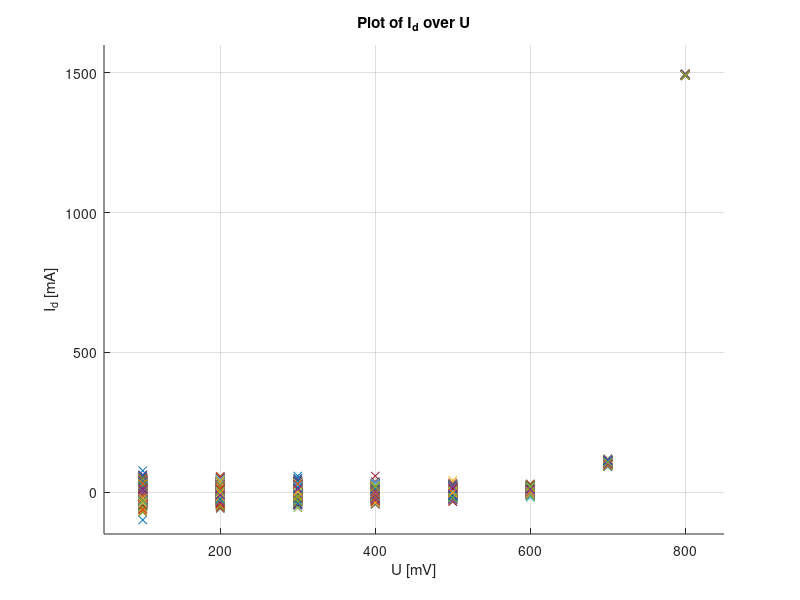
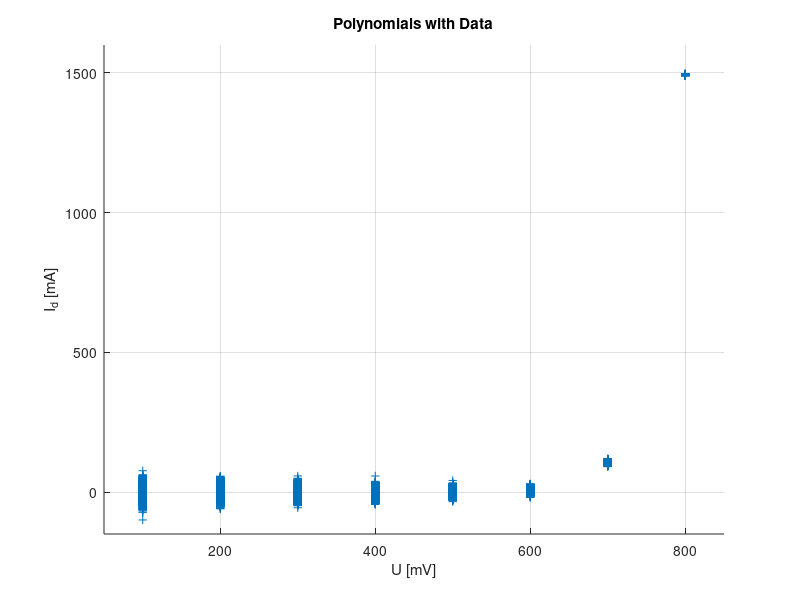

Write MATLAB code to recreate these figures, in order. (Note: this script raises an error after producing the figures.)
% Modelling and System Identification Excercise 3
%
%   Juliane Weilbach, M.Nr.
%   Marius Weisshap,  M.Nr.
%

close all;
clear all;
clc;
tic;

% Task 3
% Section a)

%Load the data from the supplied file, Data.mat
load('exercise2_data.mat');
num_data = 16000/8;
size_data_set = 8;
u=zeros(size_data_set, num_data);
i=zeros(size_data_set, num_data);

%Extract the Data to vectors
u(:)=data(:,1);
i(:)=data(:,2);

%Prepare the figure with labels
figure('Name', 'Plot of Data');
title('Plot of I_d over U');
xlabel('U [mV]');
ylabel('I_d [mA]');
axis([50 850 -150 1600]);
grid on;
hold on;

%Plot all the data into one Plot
for it=1:num_data
plot(u((1:8), it), i((1:8), it), 'x');
end

%Section c)
figure('Name', 'Data with Polynomials of different orders');
title('Polynomials with Data');
xlabel('U [mV]');
ylabel('I_d [mA]');
axis([50 850 -150 1600]);
grid on;
hold on;
plot_data = plot(data(1:16000,1),data(1:16000,2), '+');
plot_data.Annotation.LegendInformation.IconDisplayStyle = 'off';

high_polyn = 3;
to_plot = [2 3];

for it_o=1:high_polyn-1
    %Input data length/Length of the input vectors to be used in LS
    %Approximation
    N = 16;
    %Order of Polynomial to fit:
    d = it_o + 1;
    %Number of Coefficients in Polynomial/Theta
    num_coeff = d + 1;


    %Dependant variable
    %Transposing in order to receive columnvector
    %Names chosen for consistency with the script
    y=i(1:N)';
    
    %Preallocate memory for the Regression matrix
    PHI=ones(N,num_coeff);

    %Fill in the matrix data, directly compute the powers
    for it=1:num_coeff
        PHI(:,it)=u(1:N).^(it-1);    
    end

    %Compute the Pseudo inverse of the data
    pinv_PHI=pinv(PHI);

    %Compute the coefficients from LS norm by calculating the minimizer of 
    %the objective function Section d)
    %
    %   Invertible because Matrix has full rank
% 
%     PHI_temp = PHI;
%     
%     A=PHI_temp'*PHI_temp;
%     
%     D=det(A)
%     
%     B=diff(A)
%     
%     C=diff(B)
%     
    %
    %
    %----------------------------------------------------------------------
    %theta=pinv_PHI*y %No warning

    %theta = inv(PHI'*PHI) * PHI' * y %Warning, 'slow'
    
    theta = (PHI'*PHI) \ PHI' * y %Warning, 'fast'
    %----------------------------------------------------------------------
    
    %Flip theta to make the coefficient vector match the format expected by
    %MATLAB for a polynomial, with coefficients in descending order
    coeffs=flipud(theta);

    %Display the data nicely

    %Put in the Polynomials
    x_p = 0:10:900;
    y_p = polyval(coeffs, x_p);
    if(ismember(d, to_plot))
        plot(x_p, y_p, '-', 'DisplayName', ['Order: '  num2str(d)]);
    end
end
legend('show', 'Location', 'Northwest');
    
toc